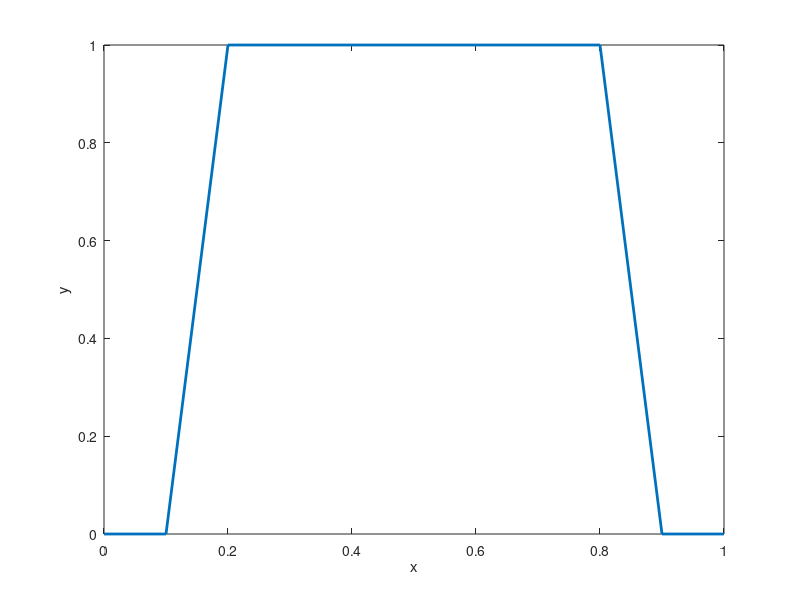

MATLAB code for this plot:
%P60
%f(x)=1,g(x)=0
clc 
clear all
h=0.1;
tao=0.1;
lamda=tao/h;
x=0:h:1;
u(1:11,1)=ones(11,1);
u(1:11,2)=ones(11,1)*(0.5*lamda*lamda*2+(1-lamda*lamda)*1+0);
u(2:10,3)=2*u(2:10,2)-u(2:10,1)+lamda*lamda*(u(3:11,2)-2*u(2:10,2)+u(1:9,2));
for k=4:104
    u(2:10,k)=2*u(2:10,k-1)-u(2:10,k-2)+lamda*lamda*(u(3:11,k-1)-2*u(2:10,k-1)+u(1:9,k-1));
    u(2:10,k-1)=2*u(2:10,k-2)-u(2:10,k-3)+lamda*lamda*(u(3:11,k-2)-2*u(2:10,k-2)+u(1:9,k-2));
end
plot(x,u(1:11,104)','LineWidth',2);
xlabel('x');ylabel('y');